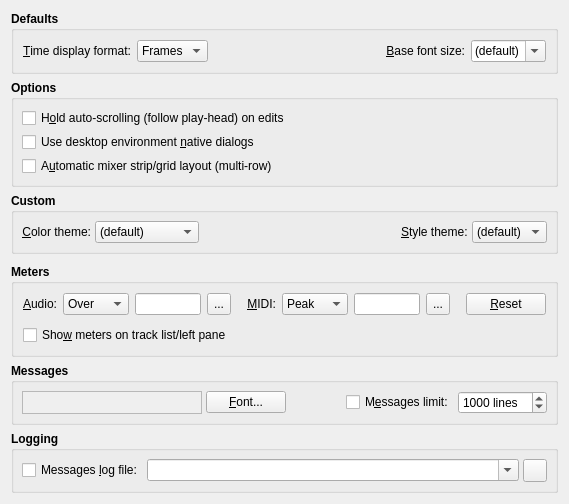
     <widget class="QWidget" name="DisplayTabPage">
      <attribute name="title">
       <string>&amp;Display</string>
      </attribute>
      <layout class="QVBoxLayout">
       <item>
        <widget class="QGroupBox" name="DisplayDefaultsGroupBox">
         <property name="font">
          <font>
           <weight>75</weight>
           <bold>true</bold>
          </font>
         </property>
         <property name="title">
          <string>Defaults</string>
         </property>
         <property name="flat">
          <bool>true</bool>
         </property>
         <layout class="QGridLayout">
          <item row="0" column="0">
           <widget class="QLabel" name="DisplayFormatTextLabel">
            <property name="font">
             <font>
              <weight>50</weight>
              <bold>false</bold>
             </font>
            </property>
            <property name="text">
             <string>&amp;Time display format:</string>
            </property>
            <property name="buddy">
             <cstring>DisplayFormatComboBox</cstring>
            </property>
           </widget>
          </item>
          <item row="0" column="1">
           <widget class="QComboBox" name="DisplayFormatComboBox">
            <property name="font">
             <font>
              <weight>50</weight>
              <bold>false</bold>
             </font>
            </property>
            <property name="toolTip">
             <string>Time display format</string>
            </property>
            <item>
             <property name="text">
              <string>Frames</string>
             </property>
            </item>
            <item>
             <property name="text">
              <string>Time</string>
             </property>
            </item>
            <item>
             <property name="text">
              <string>BBT</string>
             </property>
            </item>
           </widget>
          </item>
          <item row="0" column="2">
           <spacer>
            <property name="orientation">
             <enum>Qt::Horizontal</enum>
            </property>
            <property name="sizeHint">
             <size>
              <width>20</width>
              <height>20</height>
             </size>
            </property>
           </spacer>
          </item>
          <item row="0" column="3">
           <widget class="QLabel" name="BaseFontSizeTextLabel">
            <property name="font">
             <font>
              <weight>50</weight>
              <bold>false</bold>
             </font>
            </property>
            <property name="text">
             <string>&amp;Base font size:</string>
            </property>
            <property name="alignment">
             <set>Qt::AlignRight|Qt::AlignTrailing|Qt::AlignVCenter</set>
            </property>
            <property name="buddy">
             <cstring>BaseFontSizeComboBox</cstring>
            </property>
           </widget>
          </item>
          <item row="0" column="4">
           <widget class="QComboBox" name="BaseFontSizeComboBox">
            <property name="font">
             <font>
              <weight>50</weight>
              <bold>false</bold>
             </font>
            </property>
            <property name="toolTip">
             <string>Base application font size (pt.)</string>
            </property>
            <property name="editable">
             <bool>true</bool>
            </property>
            <item>
             <property name="text">
              <string>(default)</string>
             </property>
            </item>
            <item>
             <property name="text">
              <string>6</string>
             </property>
            </item>
            <item>
             <property name="text">
              <string>7</string>
             </property>
            </item>
            <item>
             <property name="text">
              <string>8</string>
             </property>
            </item>
            <item>
             <property name="text">
              <string>9</string>
             </property>
            </item>
            <item>
             <property name="text">
              <string>10</string>
             </property>
            </item>
            <item>
             <property name="text">
              <string>11</string>
             </property>
            </item>
            <item>
             <property name="text">
              <string>12</string>
             </property>
            </item>
           </widget>
          </item>
         </layout>
        </widget>
       </item>
       <item>
        <widget class="QGroupBox" name="DisplayOptionsGroupBox">
         <property name="font">
          <font>
           <weight>75</weight>
           <bold>true</bold>
          </font>
         </property>
         <property name="title">
          <string>Options</string>
         </property>
         <property name="flat">
          <bool>true</bool>
         </property>
         <layout class="QGridLayout">
          <property name="margin">
           <number>8</number>
          </property>
          <property name="spacing">
           <number>4</number>
          </property>
          <item row="0" column="0">
           <widget class="QCheckBox" name="SyncViewHoldCheckBox">
            <property name="font">
             <font>
              <weight>50</weight>
              <bold>false</bold>
             </font>
            </property>
            <property name="toolTip">
             <string>Whether to hold auto-scrolling (follow play-head) on edits.</string>
            </property>
            <property name="text">
             <string>H&amp;old auto-scrolling (follow play-head) on edits</string>
            </property>
           </widget>
          </item>
          <item row="1" column="0">
           <widget class="QCheckBox" name="UseNativeDialogsCheckBox">
            <property name="font">
             <font>
              <weight>50</weight>
              <bold>false</bold>
             </font>
            </property>
            <property name="toolTip">
             <string>Whether to use desktop environment native dialogs.</string>
            </property>
            <property name="text">
             <string>Use desktop environment &amp;native dialogs</string>
            </property>
           </widget>
          </item>
          <item row="2" column="0">
           <widget class="QCheckBox" name="MixerAutoGridLayoutCheckBox">
            <property name="font">
             <font>
              <weight>50</weight>
              <bold>false</bold>
             </font>
            </property>
            <property name="toolTip">
             <string>Whether to allow automatic mixer strip/grid layout (multi-row).</string>
            </property>
            <property name="text">
             <string>A&amp;utomatic mixer strip/grid layout (multi-row)</string>
            </property>
           </widget>
          </item>
         </layout>
        </widget>
       </item>
       <item>
        <widget class="QGroupBox" name="DisplayCustomGroupBox">
         <property name="font">
          <font>
           <weight>75</weight>
           <bold>true</bold>
          </font>
         </property>
         <property name="title">
          <string>Custom</string>
         </property>
         <property name="flat">
          <bool>true</bool>
         </property>
         <layout class="QGridLayout">
          <property name="margin">
           <number>8</number>
          </property>
          <property name="spacing">
           <number>4</number>
          </property>
          <item row="0" column="0">
           <widget class="QLabel" name="CustomColorThemeTextLabel">
            <property name="font">
             <font>
              <weight>50</weight>
              <bold>false</bold>
             </font>
            </property>
            <property name="text">
             <string>&amp;Color theme:</string>
            </property>
            <property name="alignment">
             <set>Qt::AlignRight|Qt::AlignTrailing|Qt::AlignVCenter</set>
            </property>
            <property name="buddy">
             <cstring>CustomColorThemeComboBox</cstring>
            </property>
           </widget>
          </item>
          <item row="0" column="1">
           <widget class="QComboBox" name="CustomColorThemeComboBox">
            <property name="font">
             <font>
              <weight>50</weight>
              <bold>false</bold>
             </font>
            </property>
            <property name="toolTip">
             <string>Custom color palette theme</string>
            </property>
            <property name="editable">
             <bool>false</bool>
            </property>
            <item>
             <property name="text">
              <string>(default)</string>
             </property>
            </item>
            <item>
             <property name="text">
              <string>Wonton Soup</string>
             </property>
            </item>
            <item>
             <property name="text">
              <string>KXStudio</string>
             </property>
            </item>
           </widget>
          </item>
          <item row="0" column="3">
           <widget class="QLabel" name="CustomStyleThemeTextLabel">
            <property name="font">
             <font>
              <weight>50</weight>
              <bold>false</bold>
             </font>
            </property>
            <property name="text">
             <string>&amp;Style theme:</string>
            </property>
            <property name="buddy">
             <cstring>CustomStyleThemeComboBox</cstring>
            </property>
           </widget>
          </item>
          <item row="0" column="4">
           <widget class="QComboBox" name="CustomStyleThemeComboBox">
            <property name="font">
             <font>
              <weight>50</weight>
              <bold>false</bold>
             </font>
            </property>
            <property name="toolTip">
             <string>Custom widget style theme</string>
            </property>
            <property name="editable">
             <bool>false</bool>
            </property>
            <item>
             <property name="text">
              <string>(default)</string>
             </property>
            </item>
           </widget>
          </item>
          <item row="0" column="2">
           <spacer>
            <property name="orientation">
             <enum>Qt::Horizontal</enum>
            </property>
            <property name="sizeHint">
             <size>
              <width>20</width>
              <height>20</height>
             </size>
            </property>
           </spacer>
          </item>
         </layout>
        </widget>
       </item>
       <item>
        <spacer>
         <property name="orientation">
          <enum>Qt::Vertical</enum>
         </property>
         <property name="sizeHint">
          <size>
           <width>20</width>
           <height>4</height>
          </size>
         </property>
        </spacer>
       </item>
       <item>
        <widget class="QGroupBox" name="DisplayMetersGroupBox">
         <property name="font">
          <font>
           <weight>75</weight>
           <bold>true</bold>
          </font>
         </property>
         <property name="title">
          <string>Meters</string>
         </property>
         <property name="flat">
          <bool>true</bool>
         </property>
         <layout class="QGridLayout">
          <item row="0" column="0">
           <widget class="QLabel" name="AudioMeterLevelTextLabel">
            <property name="font">
             <font>
              <weight>50</weight>
              <bold>false</bold>
             </font>
            </property>
            <property name="text">
             <string>&amp;Audio:</string>
            </property>
            <property name="buddy">
             <cstring>AudioMeterLevelComboBox</cstring>
            </property>
           </widget>
          </item>
          <item row="0" column="1">
           <widget class="QComboBox" name="AudioMeterLevelComboBox">
            <property name="minimumSize">
             <size>
              <width>66</width>
              <height>0</height>
             </size>
            </property>
            <property name="font">
             <font>
              <weight>50</weight>
              <bold>false</bold>
             </font>
            </property>
            <property name="toolTip">
             <string>Audio meter level</string>
            </property>
            <item>
             <property name="text">
              <string>Over</string>
             </property>
            </item>
            <item>
             <property name="text">
              <string>0 dB</string>
             </property>
            </item>
            <item>
             <property name="text">
              <string>3 dB</string>
             </property>
            </item>
            <item>
             <property name="text">
              <string>6 dB</string>
             </property>
            </item>
            <item>
             <property name="text">
              <string>10 dB</string>
             </property>
            </item>
           </widget>
          </item>
          <item row="0" column="2">
           <widget class="QLineEdit" name="AudioMeterColorLineEdit">
            <property name="maximumSize">
             <size>
              <width>66</width>
              <height>24</height>
             </size>
            </property>
            <property name="font">
             <font>
              <weight>50</weight>
              <bold>false</bold>
             </font>
            </property>
            <property name="toolTip">
             <string>Audio meter color</string>
            </property>
           </widget>
          </item>
          <item row="0" column="3">
           <widget class="QToolButton" name="AudioMeterColorToolButton">
            <property name="minimumSize">
             <size>
              <width>22</width>
              <height>22</height>
             </size>
            </property>
            <property name="maximumSize">
             <size>
              <width>24</width>
              <height>24</height>
             </size>
            </property>
            <property name="font">
             <font>
              <weight>50</weight>
              <bold>false</bold>
             </font>
            </property>
            <property name="focusPolicy">
             <enum>Qt::TabFocus</enum>
            </property>
            <property name="toolTip">
             <string>Select custom audio meter color</string>
            </property>
            <property name="icon">
             <iconset resource="qtractor.qrc" >:/images/formColor.png</iconset>
            </property>
            <property name="text">
             <string>...</string>
            </property>
           </widget>
          </item>
          <item row="0" column="4">
           <spacer>
            <property name="orientation">
             <enum>Qt::Horizontal</enum>
            </property>
            <property name="sizeHint">
             <size>
              <width>4</width>
              <height>20</height>
             </size>
            </property>
           </spacer>
          </item>
          <item row="0" column="5">
           <widget class="QLabel" name="MidiMeterLevelTextLabel">
            <property name="font">
             <font>
              <weight>50</weight>
              <bold>false</bold>
             </font>
            </property>
            <property name="text">
             <string>&amp;MIDI:</string>
            </property>
            <property name="alignment">
             <set>Qt::AlignRight|Qt::AlignTrailing|Qt::AlignVCenter</set>
            </property>
            <property name="buddy">
             <cstring>MidiMeterLevelComboBox</cstring>
            </property>
           </widget>
          </item>
          <item row="0" column="6">
           <widget class="QComboBox" name="MidiMeterLevelComboBox">
            <property name="minimumSize">
             <size>
              <width>66</width>
              <height>0</height>
             </size>
            </property>
            <property name="font">
             <font>
              <weight>50</weight>
              <bold>false</bold>
             </font>
            </property>
            <property name="toolTip">
             <string>MIDI meter level</string>
            </property>
            <item>
             <property name="text">
              <string>Peak</string>
             </property>
            </item>
            <item>
             <property name="text">
              <string>Over</string>
             </property>
            </item>
           </widget>
          </item>
          <item row="0" column="7">
           <widget class="QLineEdit" name="MidiMeterColorLineEdit">
            <property name="maximumSize">
             <size>
              <width>66</width>
              <height>24</height>
             </size>
            </property>
            <property name="font">
             <font>
              <weight>50</weight>
              <bold>false</bold>
             </font>
            </property>
            <property name="toolTip">
             <string>MIDI meter color</string>
            </property>
           </widget>
          </item>
          <item row="0" column="8">
           <widget class="QToolButton" name="MidiMeterColorToolButton">
            <property name="minimumSize">
             <size>
              <width>22</width>
              <height>22</height>
             </size>
            </property>
            <property name="maximumSize">
             <size>
              <width>24</width>
              <height>24</height>
             </size>
            </property>
            <property name="font">
             <font>
              <weight>50</weight>
              <bold>false</bold>
             </font>
            </property>
            <property name="focusPolicy">
             <enum>Qt::TabFocus</enum>
            </property>
            <property name="toolTip">
             <string>Select custom MIDI meter color</string>
            </property>
            <property name="icon">
             <iconset resource="qtractor.qrc" >:/images/formColor.png</iconset>
            </property>
            <property name="text">
             <string>...</string>
            </property>
           </widget>
          </item>
          <item row="0" column="9">
           <spacer>
            <property name="orientation">
             <enum>Qt::Horizontal</enum>
            </property>
            <property name="sizeHint">
             <size>
              <width>4</width>
              <height>20</height>
             </size>
            </property>
           </spacer>
          </item>
          <item row="0" column="10">
           <widget class="QPushButton" name="ResetMeterColorsPushButton">
            <property name="font">
             <font>
              <weight>50</weight>
              <bold>false</bold>
             </font>
            </property>
            <property name="toolTip">
             <string>Reset meter colors to default</string>
            </property>
            <property name="text">
             <string>&amp;Reset</string>
            </property>
            <property name="autoDefault">
             <bool>false</bool>
            </property>
           </widget>
          </item>
          <item row="1" column="0" colspan="11">
           <spacer>
            <property name="orientation">
             <enum>Qt::Vertical</enum>
            </property>
            <property name="sizeHint">
             <size>
              <width>20</width>
              <height>4</height>
             </size>
            </property>
           </spacer>
          </item>
          <item row="2" column="0" colspan="11">
           <widget class="QCheckBox" name="TrackListMetersCheckBox">
            <property name="font">
             <font>
              <weight>50</weight>
              <bold>false</bold>
             </font>
            </property>
            <property name="toolTip">
             <string>Whether to show meters on track list/left pane</string>
            </property>
            <property name="text">
             <string>Sho&amp;w meters on track list/left pane</string>
            </property>
           </widget>
          </item>
         </layout>
        </widget>
       </item>
       <item>
        <widget class="QGroupBox" name="DisplayMessagesGroupBox">
         <property name="font">
          <font>
           <weight>75</weight>
           <bold>true</bold>
          </font>
         </property>
         <property name="title">
          <string>Messages</string>
         </property>
         <property name="flat">
          <bool>true</bool>
         </property>
         <layout class="QGridLayout">
          <property name="margin">
           <number>8</number>
          </property>
          <property name="spacing">
           <number>4</number>
          </property>
          <item row="0" column="0">
           <widget class="QLabel" name="MessagesFontTextLabel">
            <property name="minimumSize">
             <size>
              <width>180</width>
              <height>0</height>
             </size>
            </property>
            <property name="maximumSize">
             <size>
              <width>180</width>
              <height>32767</height>
             </size>
            </property>
            <property name="font">
             <font>
              <weight>50</weight>
              <bold>false</bold>
             </font>
            </property>
            <property name="toolTip">
             <string>Sample messages text font display</string>
            </property>
            <property name="autoFillBackground">
             <bool>true</bool>
            </property>
            <property name="frameShape">
             <enum>QFrame::StyledPanel</enum>
            </property>
            <property name="frameShadow">
             <enum>QFrame::Sunken</enum>
            </property>
            <property name="alignment">
             <set>Qt::AlignCenter</set>
            </property>
           </widget>
          </item>
          <item row="0" column="1">
           <widget class="QPushButton" name="MessagesFontPushButton">
            <property name="font">
             <font>
              <weight>50</weight>
              <bold>false</bold>
             </font>
            </property>
            <property name="toolTip">
             <string>Select font for the messages text display</string>
            </property>
            <property name="text">
             <string>&amp;Font...</string>
            </property>
            <property name="autoDefault">
             <bool>false</bool>
            </property>
           </widget>
          </item>
          <item row="0" column="2">
           <spacer>
            <property name="orientation">
             <enum>Qt::Horizontal</enum>
            </property>
            <property name="sizeHint">
             <size>
              <width>20</width>
              <height>20</height>
             </size>
            </property>
           </spacer>
          </item>
          <item row="0" column="3">
           <widget class="QCheckBox" name="MessagesLimitCheckBox">
            <property name="font">
             <font>
              <weight>50</weight>
              <bold>false</bold>
             </font>
            </property>
            <property name="toolTip">
             <string>Whether to keep a maximum number of lines in the messages window</string>
            </property>
            <property name="text">
             <string>M&amp;essages limit:</string>
            </property>
           </widget>
          </item>
          <item row="0" column="4">
           <widget class="QSpinBox" name="MessagesLimitLinesSpinBox">
            <property name="font">
             <font>
              <weight>50</weight>
              <bold>false</bold>
             </font>
            </property>
            <property name="toolTip">
             <string>The maximum number of message lines to keep in view</string>
            </property>
            <property name="suffix">
             <string> lines</string>
            </property>
            <property name="minimum">
             <number>100</number>
            </property>
            <property name="maximum">
             <number>10000</number>
            </property>
            <property name="singleStep">
             <number>100</number>
            </property>
            <property name="value">
             <number>1000</number>
            </property>
           </widget>
          </item>
         </layout>
        </widget>
       </item>
       <item>
        <widget class="QGroupBox" name="DisplayLoggingGroupBox">
         <property name="font">
          <font>
           <weight>75</weight>
           <bold>true</bold>
          </font>
         </property>
         <property name="title">
          <string>Logging</string>
         </property>
         <property name="flat">
          <bool>true</bool>
         </property>
         <layout class="QGridLayout">
          <property name="margin">
           <number>8</number>
          </property>
          <property name="spacing">
           <number>4</number>
          </property>
          <item row="0" column="1" colspan="3">
           <widget class="QComboBox" name="MessagesLogPathComboBox">
            <property name="sizePolicy">
             <sizepolicy hsizetype="Expanding" vsizetype="Fixed">
              <horstretch>1</horstretch>
              <verstretch>0</verstretch>
             </sizepolicy>
            </property>
            <property name="minimumSize">
             <size>
              <width>320</width>
              <height>0</height>
             </size>
            </property>
            <property name="font">
             <font>
              <weight>50</weight>
              <bold>false</bold>
             </font>
            </property>
            <property name="toolTip">
             <string>Messages log file</string>
            </property>
            <property name="editable">
             <bool>true</bool>
            </property>
           </widget>
          </item>
          <item row="0" column="4">
           <widget class="QToolButton" name="MessagesLogPathToolButton">
            <property name="minimumSize">
             <size>
              <width>22</width>
              <height>22</height>
             </size>
            </property>
            <property name="maximumSize">
             <size>
              <width>24</width>
              <height>24</height>
             </size>
            </property>
            <property name="font">
             <font>
              <weight>50</weight>
              <bold>false</bold>
             </font>
            </property>
            <property name="focusPolicy">
             <enum>Qt::TabFocus</enum>
            </property>
            <property name="toolTip">
             <string>Browse for the messages log file location</string>
            </property>
            <property name="icon">
             <iconset resource="qtractor.qrc">:/images/fileOpen.png</iconset>
            </property>
           </widget>
          </item>
          <item row="0" column="0">
           <widget class="QCheckBox" name="MessagesLogCheckBox">
            <property name="font">
             <font>
              <weight>50</weight>
              <bold>false</bold>
             </font>
            </property>
            <property name="toolTip">
             <string>Whether to activate a messages logging to file.</string>
            </property>
            <property name="text">
             <string>Messages &amp;log file:</string>
            </property>
           </widget>
          </item>
         </layout>
        </widget>
       </item>
      </layout>
     </widget>
